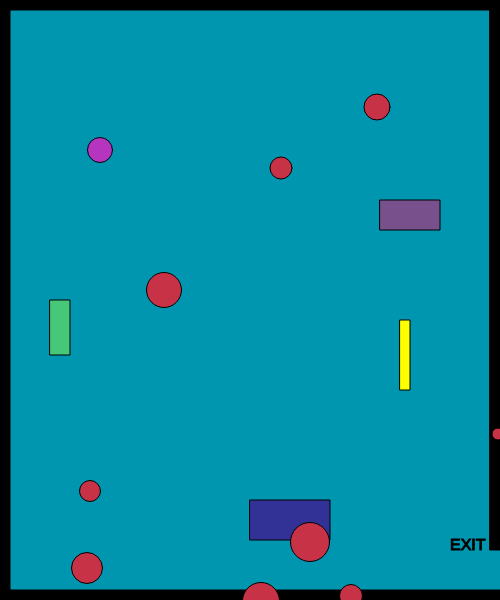
Frame 1 (no input)
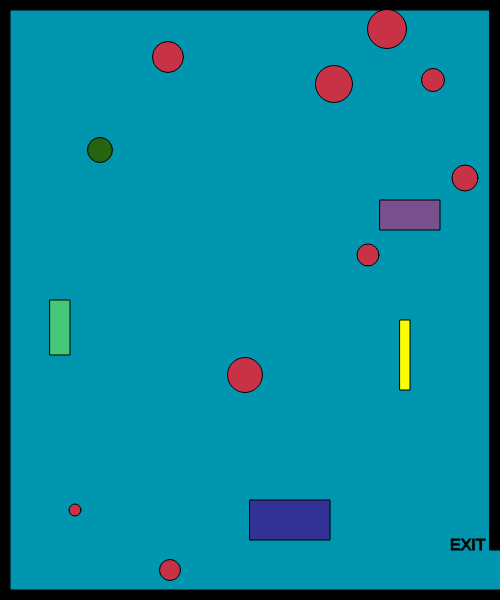
Frame 60 (no input)
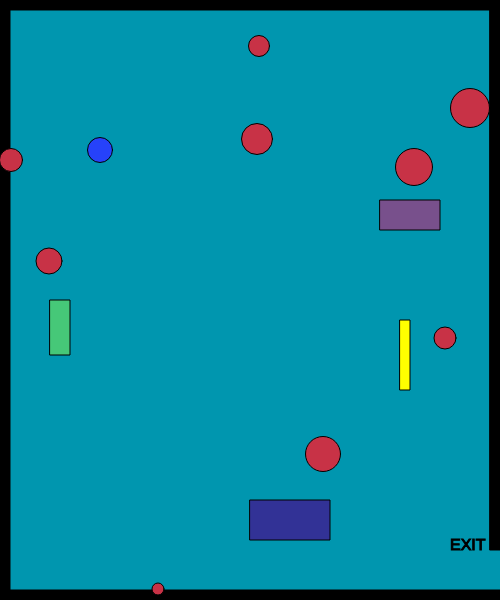
Frame 120 (the mouse pressed at the canvas centre since frame 60)

The p5.js sketch that drew these frames (run headless with seeded random() and noise() and a simulated clock; from frame 60 on, the mouse is pressed at the canvas centre):

// p5.js sketch
// ── sketch.js
var characterX = 100;
var characterY = 100;

// key codes for wasd
var w = 87
var s = 83;
var a = 65;
var d = 68;

// x and y for shape
var shapeX = 30;
var shapeY = 50;

var shapeXs = [];
var shapeYs = [];
var diameters = [];

var shapeXSpeed = [];
var shapeYSpeed = [];


//rectangle.js
var rectangleObject;
var rectangleObject2;
var rectangleObject3;

// create a shape on mouse click
var mouseShapeX;
var mouseShapeY;

function setup()
{
    createCanvas(500, 600); 

    //create rectangle.js
    rectangleObject = new rectangle(50, 300, 20, 55, 70, 200, 120);
    rectangleObject2 = new rectangle(380, 200, 60, 30, 120, 80, 140);
    rectangleObject3 = new rectangle(250, 500, 80, 40, 50, 50, 150);
    rectangleObject4 = new rectangle(400, 320, 10, 70, 255, 255, 0);

    // random speed on start
    for (var i = 0; i < 9; i++)
    {
        shapeXSpeed[i] = Math.floor(Math.random() * (Math.floor(Math.random() * 4)) + 1)
        shapeXSpeed[i] = Math.floor(Math.random() * (Math.floor(Math.random() * 4)) + 1)
        shapeXs[i] = getRandomNumber(500);
        shapeYs[i] = getRandomNumber(600);
        diameters[i] = getRandomNumber(30);
        }
    
    
    createPlayer(100,150);
}

function draw()
{
    // canvas background
    background(0,150,175)
    stroke(0);
    fill(0);
    
    // createBorders
    createBorders(10);

    // exit
    createExit();

    // character
    drawPlayer();

    // rectangle object
    rectangleObject.display();
    rectangleObject2.display();
    rectangleObject3.display();
    rectangleObject4.display();

    // player movement
    playerMovement();
    
    // obsatcles
    createObstacles();

    // check if character has left exit
    checkExit();

    // shape created on mouse click
    mouseClickShape();

}

function createBorders(thickness)
{
    // top border
    rect(0,0,width,thickness);
    // left border
    rect(0,0,thickness,height);
    // bottom border
    rect(0,height-thickness,width,thickness);
    // right upper border
    rect(width-thickness,0,thickness,height-50);
}

function mouseClicked()
{
    mouseShapeX = mouseX;
    mouseShapeY = mouseY;
}

function createPlayer(x, y)
{
    characterX = x;
    characterY = y;
}

function drawPlayer()
{
    fill(random(0,255), random(0,255), random(0,255));
    circle(characterX,characterY,25);
}


function playerMovement()
{
    if(keyIsDown(w))
    {
        characterY -= 5;
    }
    if(keyIsDown(s))
    {
        characterY += 5;
    }
    if(keyIsDown(a))
    {
        characterX -= 5;
    }
    if(keyIsDown(d))
    {
        characterX += 5;
    }
}

function createBorders()
{
    // top border
    rect(0,0,width,10);
    // left border
    rect(0,0,10,height);
    // bottom border
    rect(0,height-10,width,10);
    // right upper border
    rect(width-10,0,10,height-50);
}

function createExit()
{
    textSize(16);
    text("EXIT", width-50, height-50)
}

function checkExit()
{
    if(characterX > width && characterY > width-50)
    {
        fill(0);
        stroke(5);
        textSize(26);
        text("You Win!", width/2-50, height/2-50);
    }
}

function mouseClickShape()
{
    fill(200,20,5);
    circle(mouseShapeX, mouseShapeY, 25);
}

function getRandomNumber(number)
{
    return Math.floor(Math.random() * number) + 10;
}


function createObstacles()
{
    
    fill( 200, 50, 70);
    for (let i = 0; i < shapeXs.length; i++){
        circle(shapeXs[i], shapeYs[i], diameters[i]);
        shapeXSpeed[i] = Math.floor(Math.random() * (Math.floor(Math.random() * 4)) + 1);
        shapeYSpeed[i] = Math.floor(Math.random() * (Math.floor(Math.random() * 4)) + 1);

        //move shape
        shapeXs[i] += shapeXSpeed[i];
        shapeYs[i] += shapeYSpeed[i];
        
        // check if shape has gone out of bounds
        if(shapeXs[i] > width)
        {
            shapeXs[i] = 0;
        }
        if(shapeXs[i] < 0)
        {
            shapeXs[i] = width;
        }
        if(shapeYs[i] > height)
        {
            shapeYs[i] = 0;
        }
        if(shapeYs[i] < 0)
        {
            shapeYs[i] = height;
        }
    }
}

  
// ── rectangle.js
class rectangle{

    //constructor
    constructor(x, y, w, h, r, g, b)
    {
        this.x = x;
        this.y = y;
        this.w = w;
        this.h = h;
        this.r = r;
        this.g = g;
        this.b = b;
    }

    display()
    {
        fill(this.r, this.g, this.b);
        rect(this.x, this.y, this.w, this.h);
    }
}
